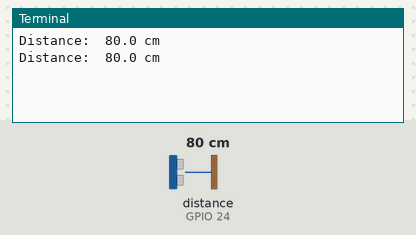
Recording of a program running on a simulated Raspberry Pi (BCM pin numbers). Shown: the last lines printed to the terminal. Inputs (shaded band) come from the test bench; at power-on: distance to the obstacle (sensor on GPIO 24) 80 cm. The echo pulse lasts 58.3 µs per cm.

Above: at 1.2 s.
1.3 s: distance to the obstacle (sensor on GPIO 24) set to 2 cm
At 1.9 s:
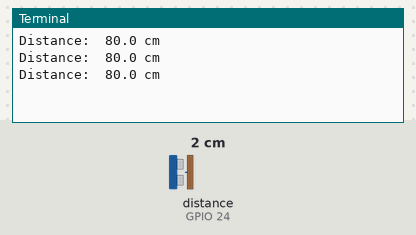
2.8 s: distance to the obstacle (sensor on GPIO 24) set to 4 cm
At 3.4 s:
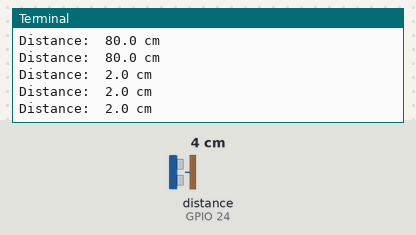
Timing chart, 0 to 5.8 s (numbered marks = the images above; inputs shaded):
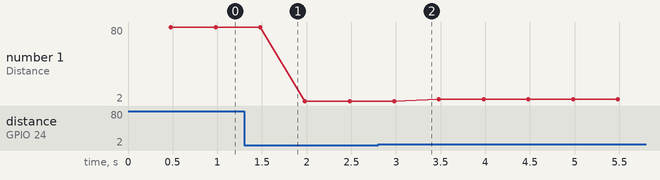

Measured:
- plotted number 1: 80 → 2 after the input at 1.3 s, 2 → 4 after the input at 2.8 s

The program:

8_Ultrasonic_sensor.py
```python
#This is Ultrasonic Sensor Program

from gpiozero import DistanceSensor
from time import sleep

sensor = DistanceSensor(echo=24, trigger=23, max_distance=1)

while True:
    print("Distance: ", sensor.distance * 100, "cm")
    sleep(0.5) #0.5s delay
```
